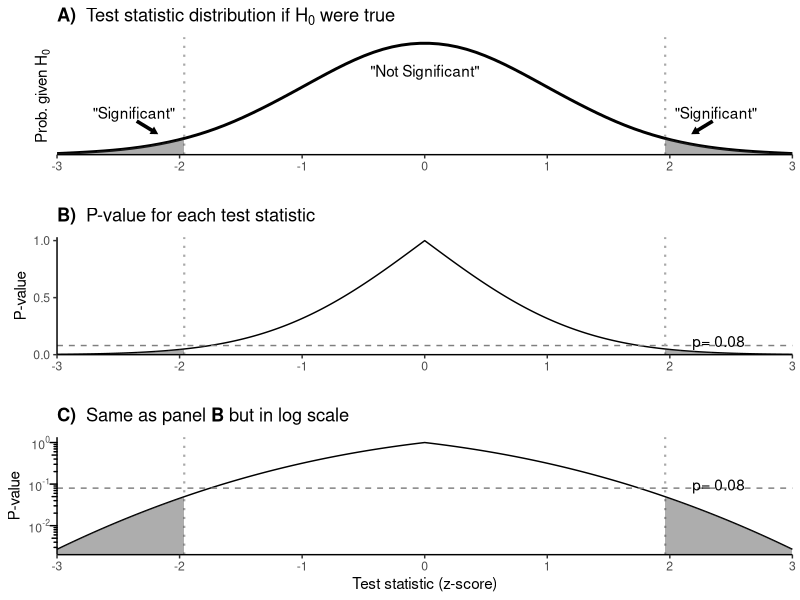
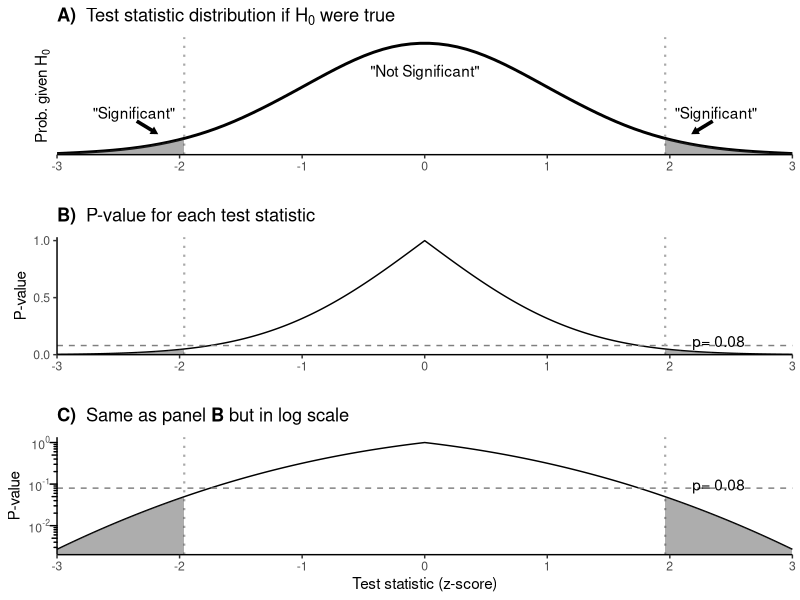

R code for these plots, in order:
## ---- chunk 1
knitr::opts_chunk$set(echo = TRUE, warning = FALSE, message = FALSE)
## ---- chunk 2
library(ggplot2)
library(truncnorm)
library(cowplot)
library(scales)
## ---- chunk 3
    # Create the contingency table
    contingency_table <- matrix(c(1, 120, 118, 2), nrow = 2, byrow = TRUE)
    # Perform Fisher's Exact Test
    fisher_result <- fisher.test(contingency_table, alternative = "less")
## ---- chunk 4
    # Perform Binomial Test
    binom_result <- binom.test(95, 100, p = 0.5, alternative = "two.sided")
## ---- chunk 5
#-------- Figure 10.5: p-values and thresholds ---------#
#-------------------------------------------------------#

# Define desired p-value
desired_p_value <- 0.08  # Change this value as needed

# create a Gaussian probability curve
zvals <- seq(-3, 3, length=1001)
zpdf <- dnorm(zvals)

# plot the probability function and the vertical lines
df1 <- data.frame(x=zvals, y=zpdf)
fig_A <- ggplot(df1, aes(x=x, y=y)) +
           geom_smooth(color="black") +
           scale_x_continuous(limit=c(head(zvals, 1), tail(zvals, 1)), expand=c(0, 0)) +
           scale_y_continuous(limit=c(0, .42), breaks=NULL, expand=c(0, 0)) +
           labs(x="", y=expression(paste("Prob. given ", "H"[0]))) +
           theme_classic()

# two-tailed p-values
mn_idx <- which.min(zvals**2)
pvalsL <- pnorm(zvals[1:mn_idx])
pvalsR <- 1 - pnorm(zvals[(mn_idx+1):length(zvals)])
pvals2 <- 2 * c(pvalsL, pvalsR)

# plot the probability function (hardcoded p value lines changed to desired_p_value variable reference)
df2 <- data.frame(x=zvals, y=pvals2)
fig_B <- ggplot(df2, aes(x=x, y=y)) +
           geom_line(color="black") +
           geom_hline(yintercept=desired_p_value, color="gray50", linetype="dashed") +
           scale_x_continuous(limit=c(head(zvals, 1), tail(zvals, 1)), expand=c(0, 0)) +
           labs(x="", y="P-value") +
           theme_classic()

# draw vertical lines
vline1 <- geom_vline(aes(xintercept=zvals[which.min((zvals-qnorm(.025))**2)]), color="darkgray",
                     linetype="dotted", linewidth=.75)
vline2 <- geom_vline(aes(xintercept=zvals[which.min((zvals-qnorm(.975))**2)]), color="darkgray",
                     linetype="dotted", linewidth=.75)
fig_A <- fig_A + vline1 + vline2
fig_B <- fig_B + vline1 + vline2

# draw patches for significant regions
zidx <- which.min((zvals-qnorm(.025))**2)
fig_A <- fig_A + geom_ribbon(data=subset(df1, x <= x[zidx]), aes(ymin=0, ymax=y), alpha=.4)
fig_B <- fig_B + geom_ribbon(data=subset(df2, x <= x[zidx]), aes(ymin=0, ymax=y), alpha=.4)

zidx <- which.min((zvals-qnorm(.975))**2)
fig_A <- fig_A + geom_ribbon(data=subset(df1, x >= x[zidx]), aes(ymin=0, ymax=y), alpha=.4)
fig_B <- fig_B + geom_ribbon(data=subset(df2, x >= x[zidx]), aes(ymin=0, ymax=y), alpha=.4)

fig_C <- fig_B

# indicators (hardcoded p value lines changed to desired_p_value variable reference)
fig_A <- fig_A + annotate("text", x=0, y=.3, label='\"Not Significant\"') +
  annotate("segment", x=-2.35, xend=-2.2, y=.12, yend=desired_p_value, lwd=1.25, linejoin="mitre",
           arrow=arrow(type="closed", length=unit(.02, "npc"))) +
  annotate("text", x=-2.375, y=.15, label='\"Significant\"') +
  annotate("segment", x=2.35, xend=2.2, y=.12, yend=desired_p_value, lwd=1.25, linejoin="mitre",
           arrow=arrow(type="closed", length=unit(.02, "npc"))) +
  annotate("text", x=2.375, y=.15, label='\"Significant\"')

fig_B <- fig_B + annotate("text", x=2.4, y=.12, label=paste("p=", desired_p_value))
fig_C <- fig_C + annotate("text", x=2.4, y=.0975, label=paste("p=", desired_p_value))

# panel titles
fig_A <- fig_A + ggtitle(expression(paste(bold("A)  "), "Test statistic distribution if ", "H"[0], " were true")))
fig_B <- fig_B + ggtitle(expression(paste(bold("B)  "), "P-value for each test statistic")))
fig_C <- fig_C + ggtitle(expression(paste(bold("C)  "), "Same as panel ", bold("B"), " but in log scale")))

fig_B <- fig_B + scale_y_continuous(limits=c(0, 1.03), breaks=seq(0, 1, .5), expand=c(0, 0))
fig_C <- fig_C + xlab("Test statistic (z-score)") +
           scale_y_log10(labels=trans_format("log10", math_format(10^.x))) +
           annotation_logticks(sides="l", outside=TRUE, size=.25,
                               short=unit(.075, "cm"), mid=unit(.125, "cm"), long=unit(.175, "cm")) +
           coord_cartesian(clip="off") +
           theme(axis.ticks.y=element_blank())

fig <- plot_grid(fig_A, fig_B, fig_C, ncol=1, align="v", axis="l")

fig
ggsave(filename="hyp_sigRegionsZandP.png", width=7, height=7, units="in", dpi=300)
